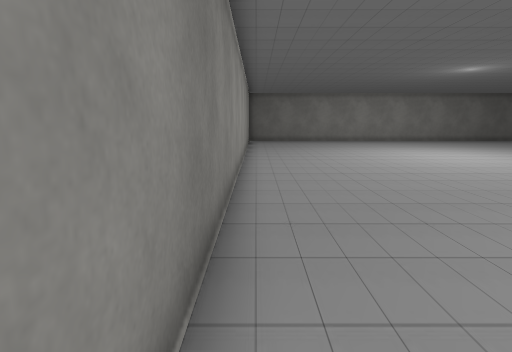
[1] (above)

21 first-person views from a walk through a Unity game level. The camera is 1.5 m above the floor, tilts 10° down and sees 80° across. The floor is counted in squares, 1 m on a side. Each view is taken from the middle of a square. On the plan, view 1 faces up. The plan holds only what a view shows up to about 15 squares ahead; the rest is blank. The place goes on beyond the plan. The player character is not drawn. Some surface patterns are stand-ins.

[2]
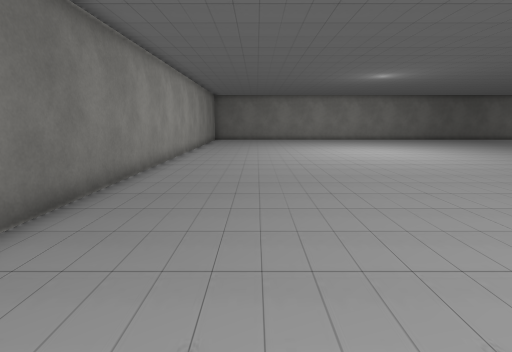

[3]
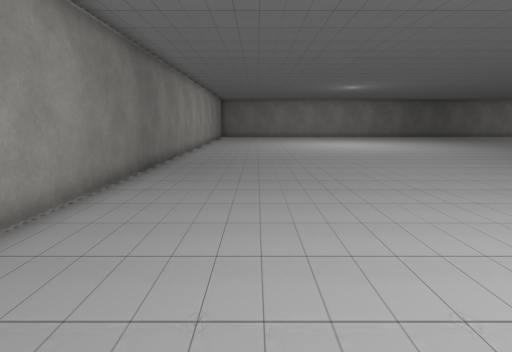

[4]
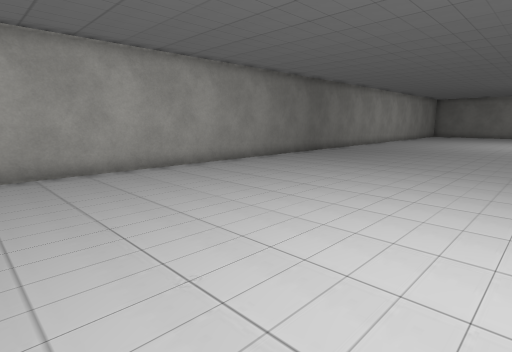

[5]
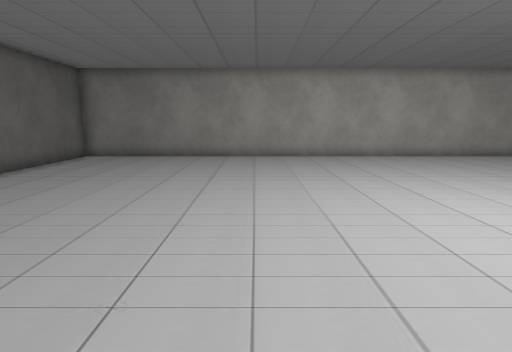

[6]
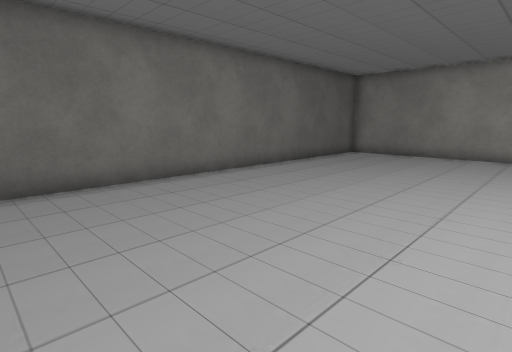

[7]
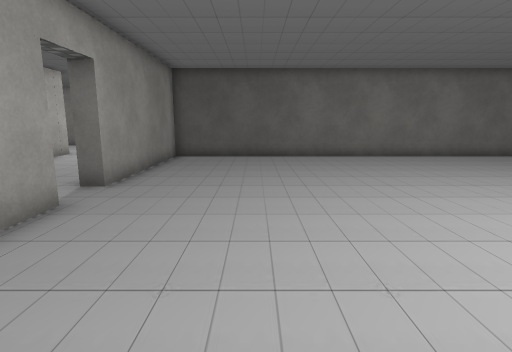

[8]
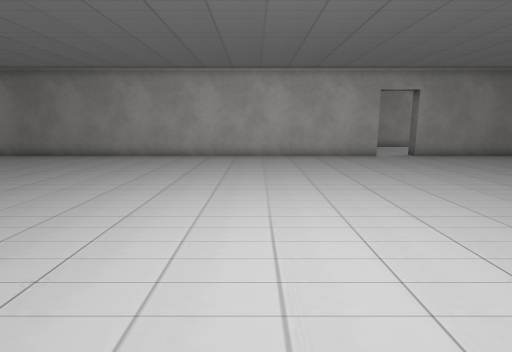

[9]
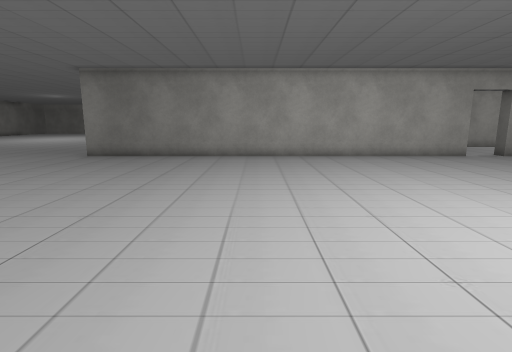

[10]
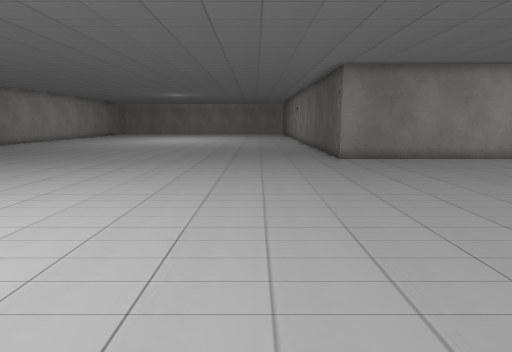

[11]
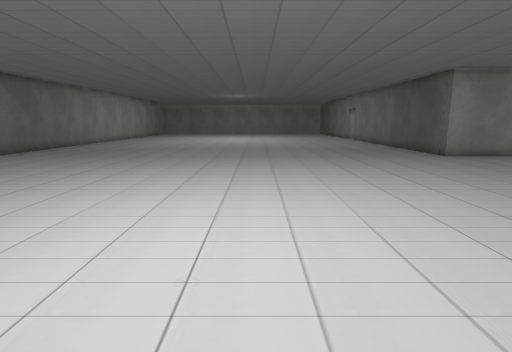

[12]
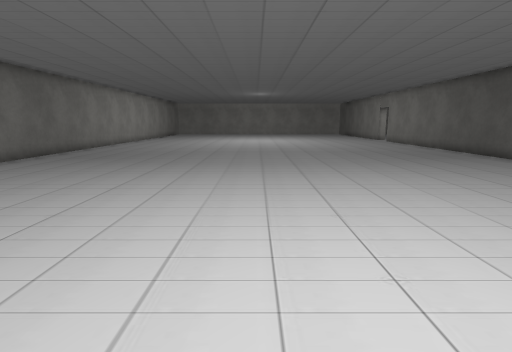

[13]
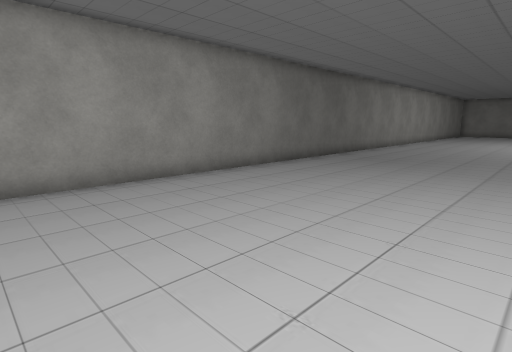

[14]
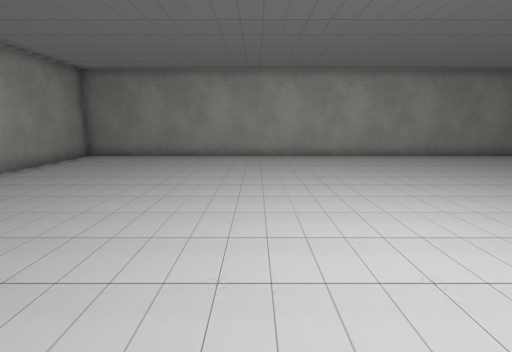

[15]
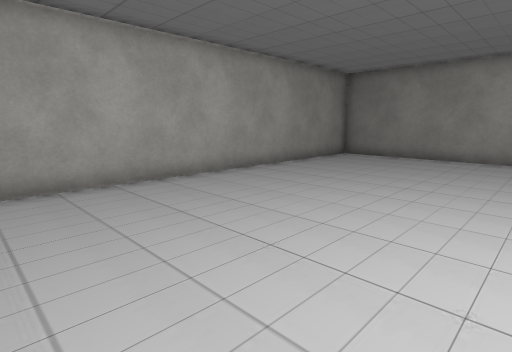

[16]
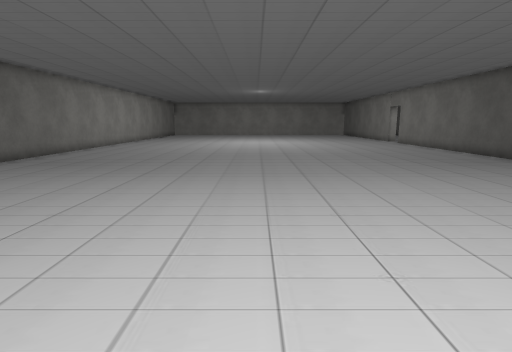

[17]
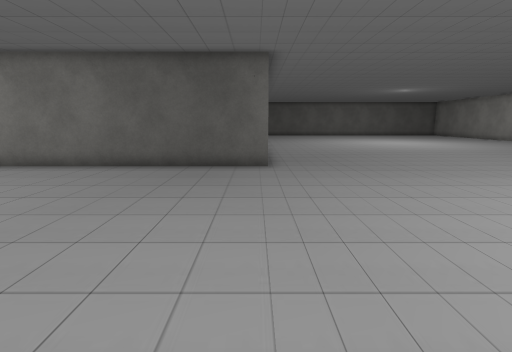

[18]
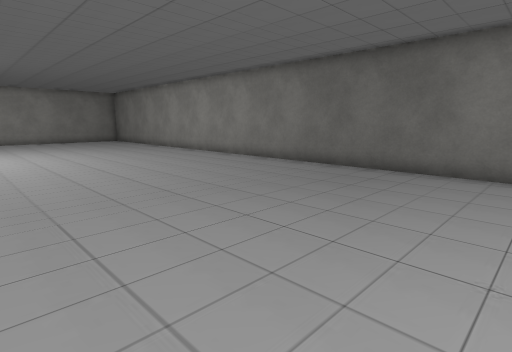

[19]
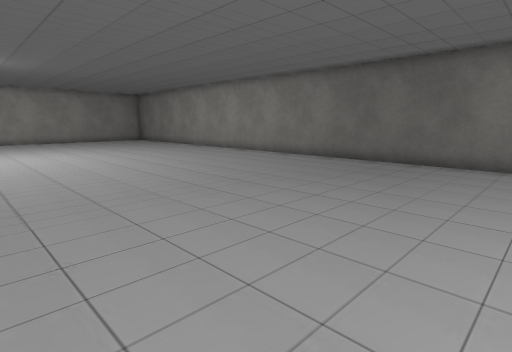

[20]
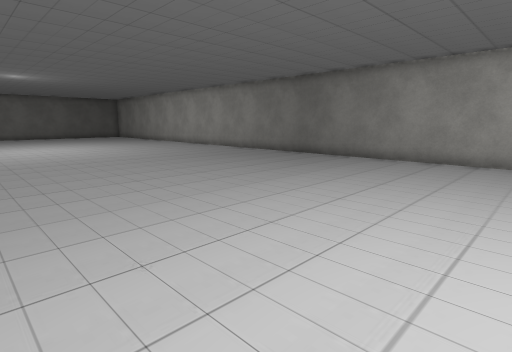

[21]
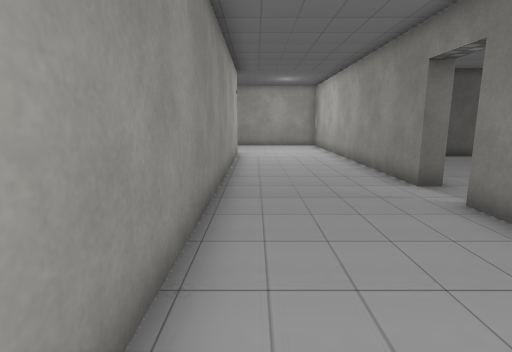

### Floor plan
Points are (right, up) in squares from view 1. A wall is a line through its corners. A room is listed if a view was taken in it or the views show most of it. See-through windows are left out.
Room 1 (views 1, 2, 3, 4, 5, 6, 7, 8, 9, 10, 11, 12, 13, 14, 15, 16, 17, 18, 19, 20)
walls: (19.6, -12.5) (19.6, 4.5) (25.5, 4.5); (25.2, 24.6) (-0.5, 24.6) (-0.5, -20.5) (19.6, -20.5) (19.6, -14.1)
ways out: opening at (20, -13.5) to room 2
Room 2 (view 21)
walls: (20.2, -11.4) (20.2, -12.5); (19.6, -14.1) (20.2, -14.1) (20.2, -22.2); (24.9, -21.5) (24.9, -7.9)
ways out: opening at (20, -13.5) to room 1

Where each view was taken, in squares from view 1:
view 1: 0 up, 0 right, facing up
view 2: 2 down, 3 right, facing up
view 3: 7 down, 3 right, facing up
view 4: 11 down, 9 right, facing up-left
view 5: 13 down, 13 right, facing left
view 6: 13 down, 14 right, facing down-left
view 7: 7 down, 16 right, facing down
view 8: 7 down, 6 right, facing right
view 9: 3 down, 6 right, facing right
view 10: 8 up, 7 right, facing right
view 11: 13 up, 6 right, facing right
view 12: 15 up, 8 right, facing right
view 13: 17 up, 9 right, facing up-right
view 14: 11 up, 7 right, facing up
view 15: 11 up, 7 right, facing up-left
view 16: 15 up, 10 right, facing right
view 17: 15 up, 20 right, facing down
view 18: 15 up, 25 right, facing up-left
view 19: 13 up, 25 right, facing up-left
view 20: 12 up, 12 right, facing down-left
view 21: 7 down, 24 right, facing down
